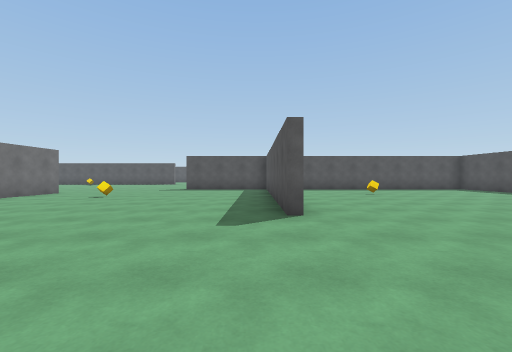
[1] (above)

24 first-person views from a walk through a Unity game level. The camera is 1.2 m above the floor, looks level and sees 90° across. The floor is counted in squares, 2 m on a side. Each view is taken from the middle of a square. On the plan, view 1 faces up. The plan holds only what a view shows up to about 9 squares ahead; the rest is blank. The place goes on beyond the plan. The player is left out.

[2]
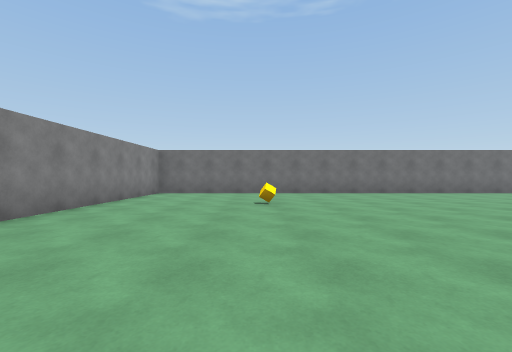

[3]
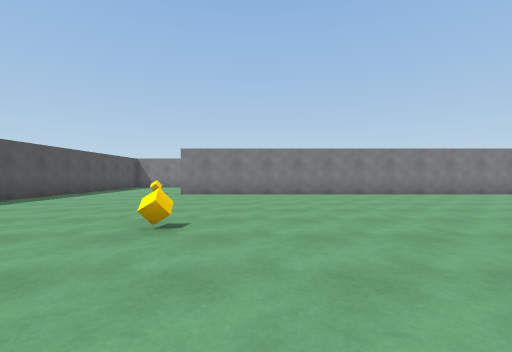

[4]
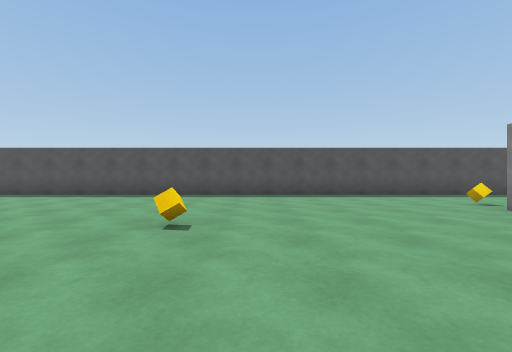

[5]
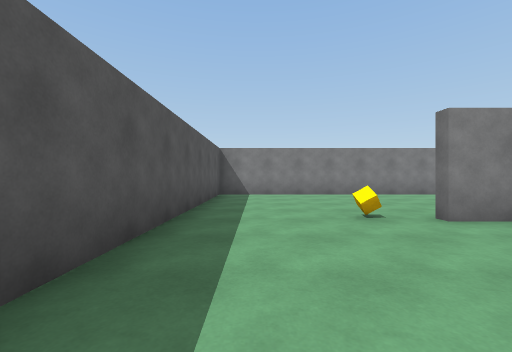

[6]
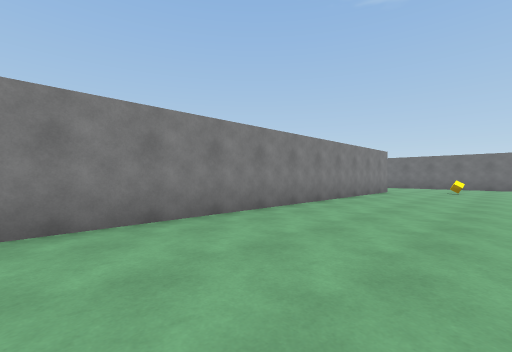

[7]
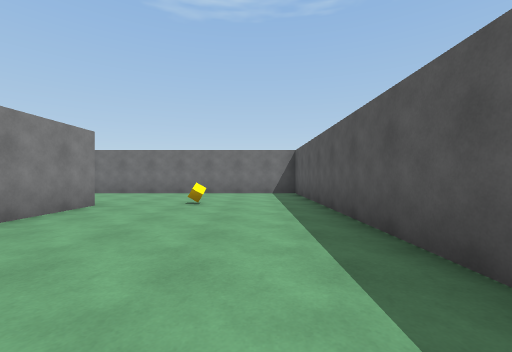

[8]
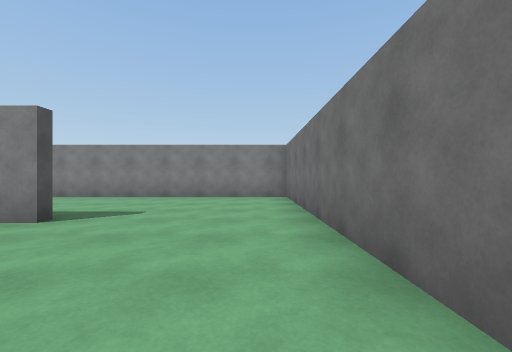

[9]
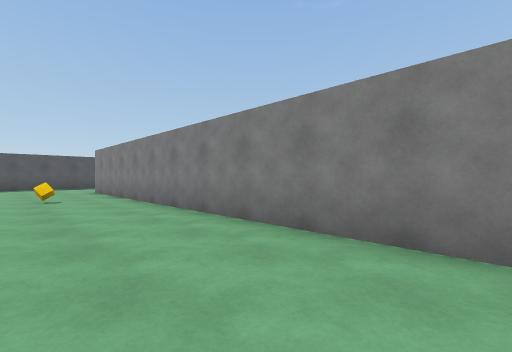

[10]
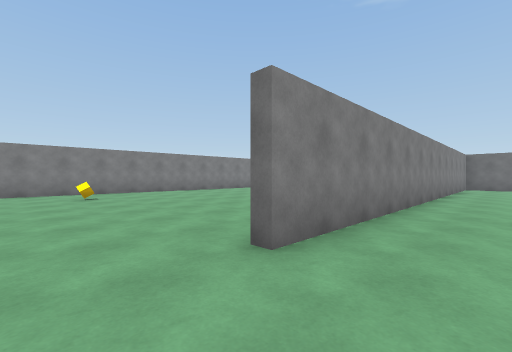

[11]
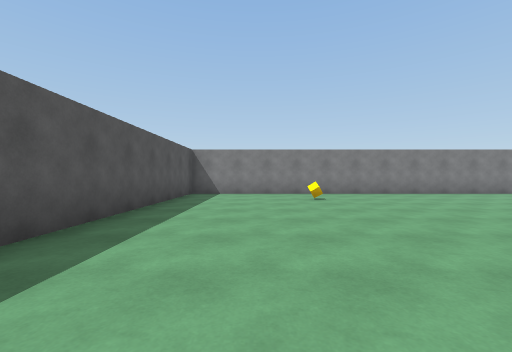

[12]
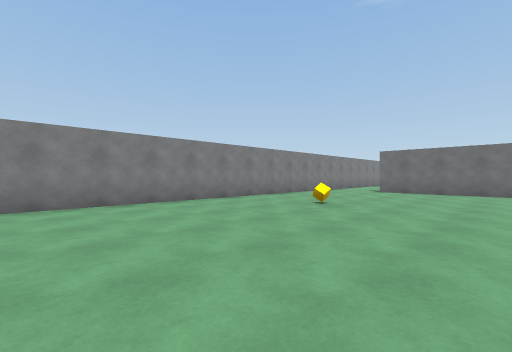

[13]
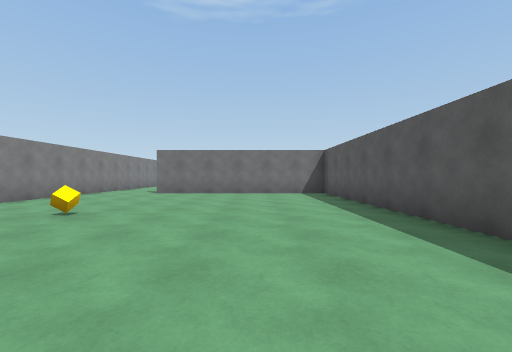

[14]
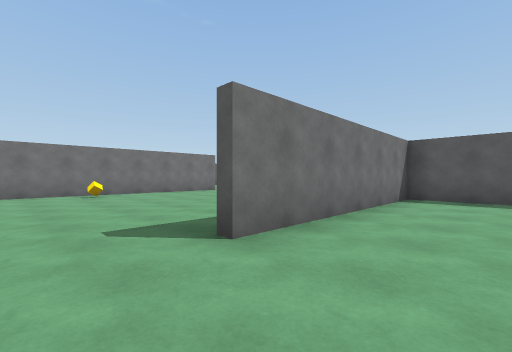

[15]
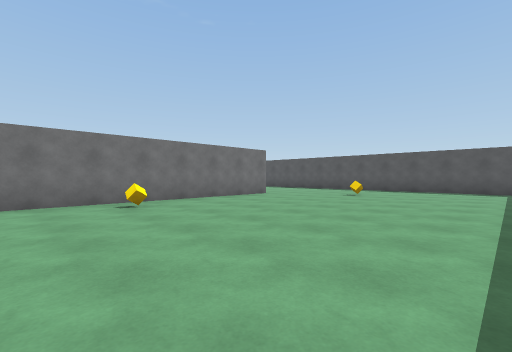

[16]
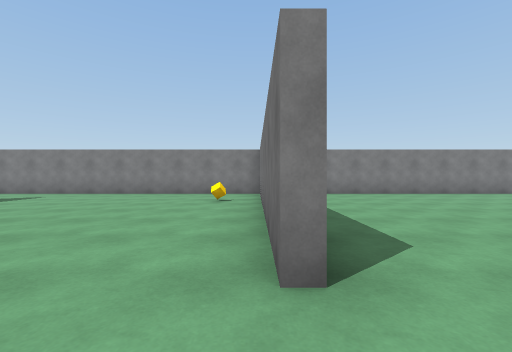

[17]
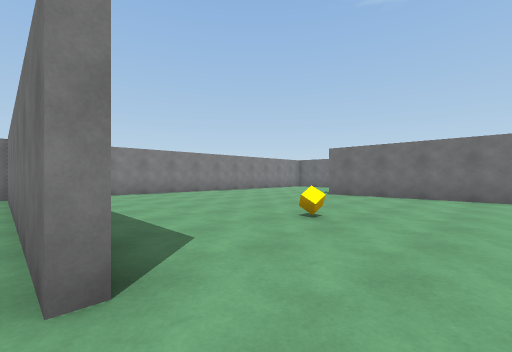

[18]
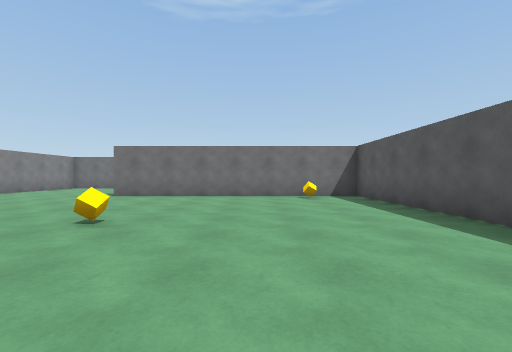

[19]
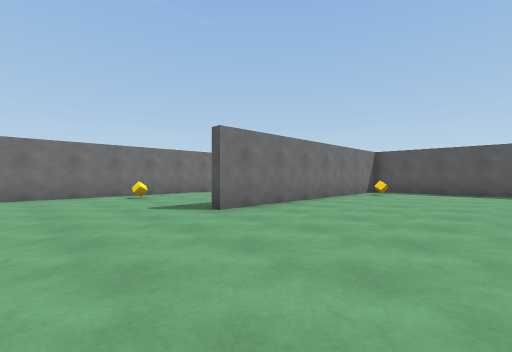

[20]
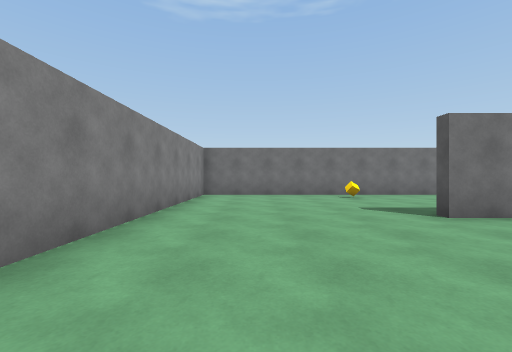

[21]
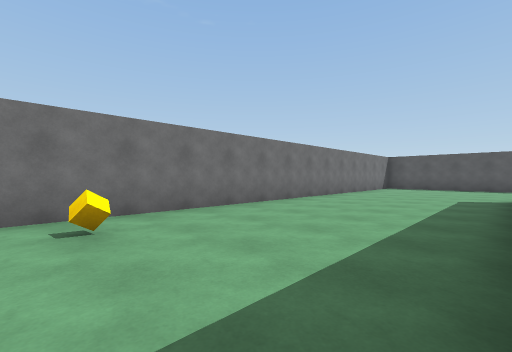

[22]
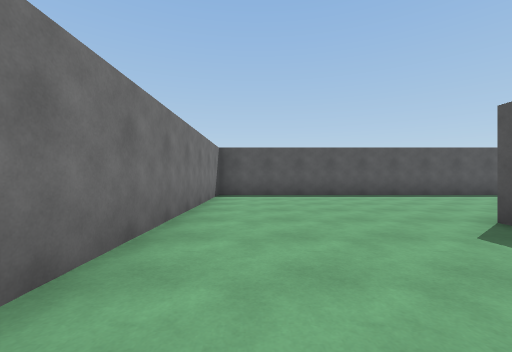

[23]
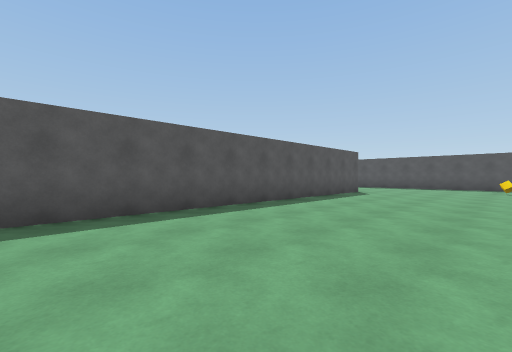

[24]
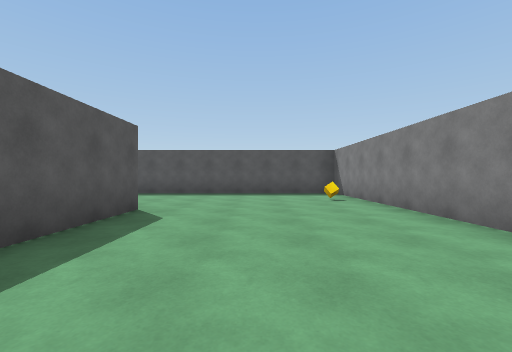

### Floor plan
Points are (right, up) in squares from view 1. A wall is a line through its corners. A room is listed if a view was taken in it or the views show most of it. See-through windows are left out.
Room 1 (views 1, 2, 3, 4, 5, 6, 7, 8, 9, 10, 11, 12, 13, 14)
walls: (0.6, -3.6) (-6.9, -3.6) (-6.9, -12.4) (5.5, -12.4); (-3.2, -8.3) (9.2, -8.3) (9.2, 9.2); (-0.4, -12.6) (-6.9, -12.6) (-6.9, -18.5); (0.5, 3.9) (0.5, 8.6); (-6.9, 9) (-6.9, -3.4) (5.5, -3.4); (-7.5, -20.7) (9.2, -20.7) (9.2, -14.1)
ways out: opening at (-7, -19.5) to room 2
objects: other object (-4, 7); cube (-3, -6); cube (-3, 0); cube (-2, -18); cube (2, -11); cube (4, 2); other object (4, 9); cube (5, -19); cube (6, -4)
Room 2 (views 15, 16, 17, 18, 19, 20, 21, 22, 23, 24)
walls: (-17, -9) (-21.7, -9) (-21.7, -16.2); (-13.4, -8.7) (-7.1, -8.7) (-7.1, -1.9); (-11.4, -3.9) (-26.2, -3.9) (-26.2, -20.7) (-16.4, -20.7); (-14.1, -13.4) (-14.1, -20.1); (-8, -9) (-9.8, -9); (-14.2, -20.7) (-7.5, -20.7)
ways out: opening at (-7, -19.5) to room 1
objects: cube (-25, -16); other object (-21, -11); cube (-17, -14); cube (-13, -18); other object (-11, -12); cube (-10, -8)

Where each view was taken, in squares from view 1:
view 1: 0 up, 0 right, facing up
view 2: 0 up, 2 right, facing left
view 3: 5 up, 3 right, facing down
view 4: 1 up, 1 right, facing right
view 5: 0 up, 8 right, facing down
view 6: 5 down, 7 right, facing down-left
view 7: 5 down, 2 right, facing left
view 8: 5 down, 6 left, facing down
view 9: 10 down, 5 left, facing down-right
view 10: 11 down, 7 right, facing down-left
view 11: 12 down, 7 right, facing down
view 12: 15 down, 3 right, facing down-left
view 13: 15 down, 2 right, facing left
view 14: 20 down, 5 left, facing up-left
view 15: 20 down, 8 left, facing up-left
view 16: 12 down, 14 left, facing down
view 17: 12 down, 14 left, facing down-left
view 18: 12 down, 14 left, facing left
view 19: 19 down, 18 left, facing up-left
view 20: 19 down, 18 left, facing left
view 21: 17 down, 22 left, facing up-left
view 22: 12 down, 25 left, facing up
view 23: 8 down, 21 left, facing up-right
view 24: 6 down, 16 left, facing right
